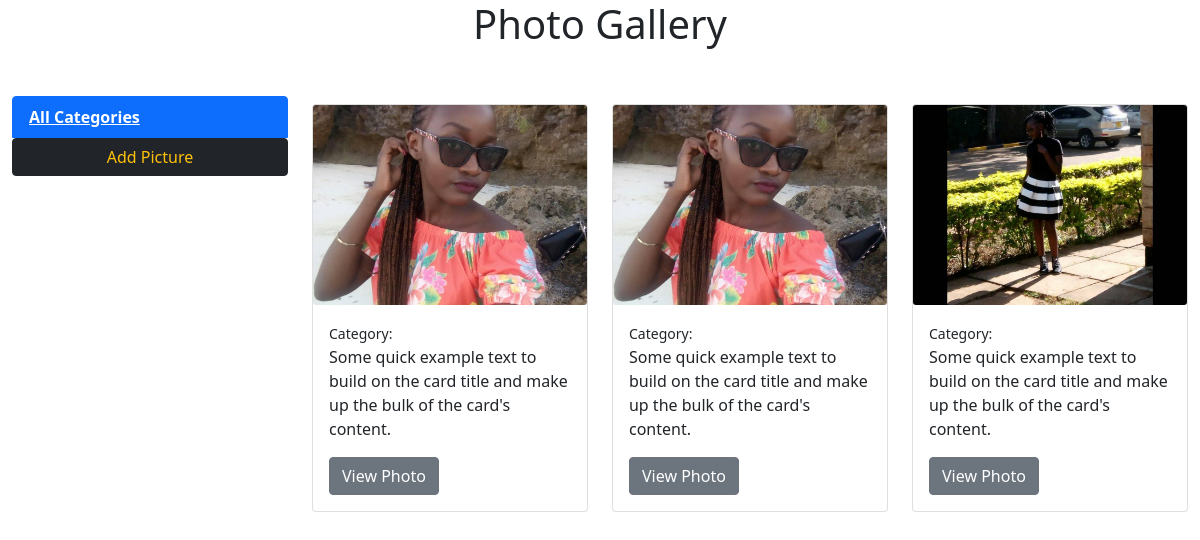
The app's page /, older data.
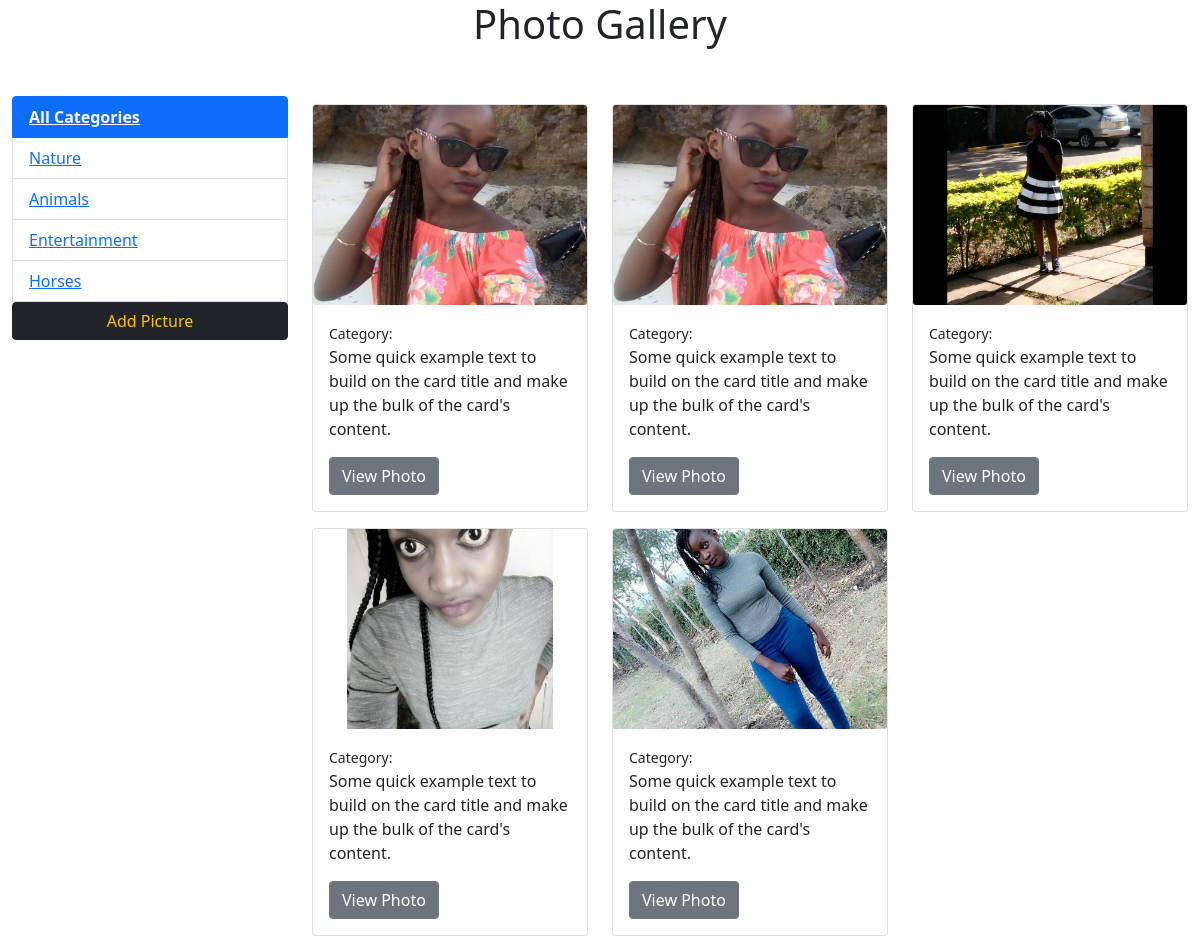
The same page, newer data.
### images/models.py (models this page shows, shortened)
class Image(models.Model):
    category = models.ForeignKey(Category, on_delete=models.SET_NULL, null=True, blank=True)
    image = models.ImageField(null=False, blank=False)
    description = models.TextField()

class Category(models.Model):
    name = models.CharField(max_length=150, null=False, blank=False)

### images/views.py (the view)
# urls.py: path('', views.gallery, name='gallery'),
def gallery(request):
    categories = Category.objects.all()
    images = Image.objects.all()
    context = {'categories' : categories, 'images' : images}
    return render(request, 'images/gallery.html', context)

### images/templates/images/gallery.html (shortened to what this page needs)
<!DOCTYPE html>
<html lang="en">
<head>
  <link href="https://cdn.jsdelivr.net/npm/bootstrap@5.1.3/dist/css/bootstrap.min.css" rel="stylesheet"
>
</head>
<body>
  <h1 class="text-center">Photo Gallery</h1>
  <div class="container-fluid mt-5">
    <div class="row">
      <div class="col-md-3 col-sm-6 col-lg-3">
        <ul class="list-group">
          <li class="list-group-item active"> <a style="color: white;font-weight: 700;" href=" {% url 'gallery' %} "> All Categories </a> </li>
          {% for category in categories %}
          <li class="list-group-item">
            <a href=" {% url 'gallery' %}?category={{category.name}} ">  {{ category.name }} </a>
          </li>
          {% endfor %}
          <a href="{% url 'add_image' %}" class="btn btn-dark btn-block text-warning">Add Picture</a>
        </ul>
      </div>
      <div class="col-md-9">
        <div class="row">
          {% for image in images %}
          <div class="col-md-4">
            <div class="card my-2">
              <img class="card-img"
                src="{{ image.image.url }}"
                alt="Card image cap">
              <div class="card-body">
                <small>Category: {{image.category.name}} </small>
                <p class="card-text">Some quick example text to build on the card title and make up the bulk of the
                  card's content.</p>
                <a href="{% url 'image' image.id %}" class="btn btn-secondary">View Photo</a>
              </div>
            </div>
          </div>
          {% empty %}
          <p>No images yet</p>
          {% endfor %}
        </div>
</body>
</html>

Row changes from the older to the newer data that the page shows:
added Category: name "Nature"
added Category: name "Animals"
added Category: name "Entertainment"
added Category: name "Horses"
added Image: image (picture)
added Image: image (picture)
